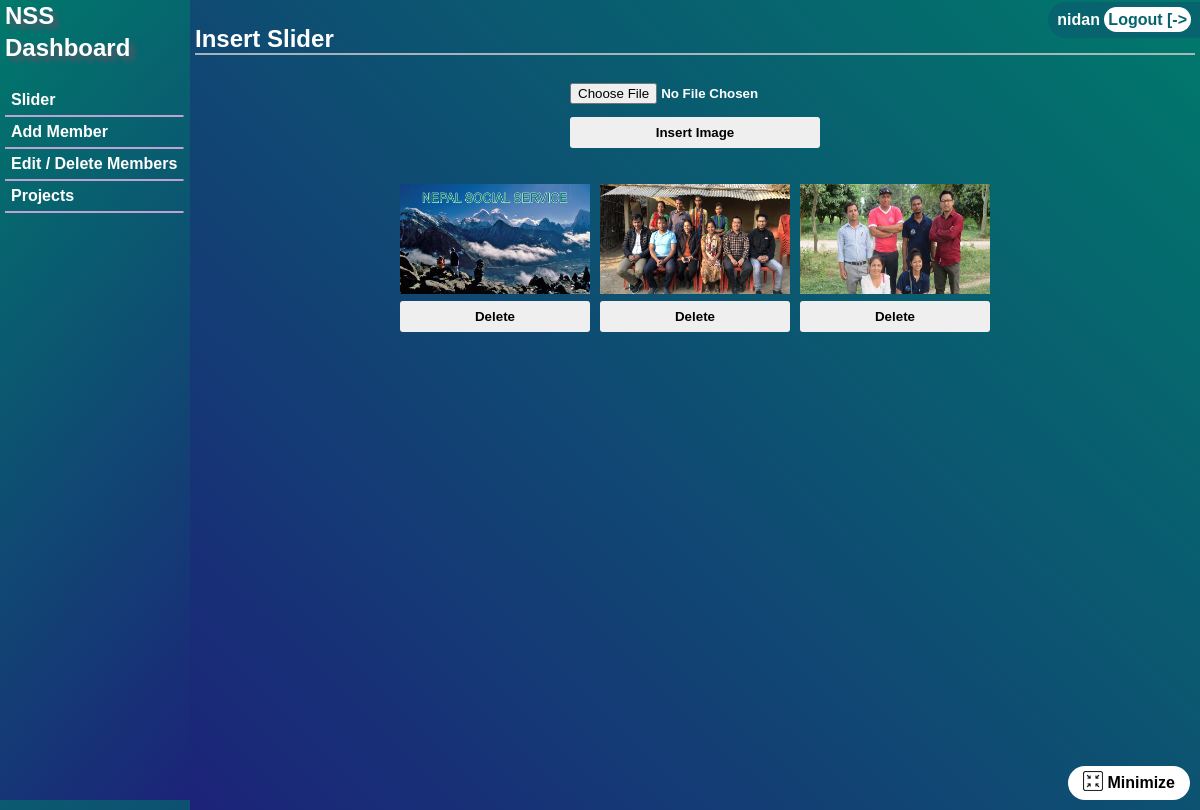
/admin/dash/slider.php (signed in), run on the app's committed database.
### tables this page shows
CREATE TABLE `tb_sliders` (
  `SN` int(200) NOT NULL,
  `Image` varchar(255) NOT NULL
);

### admin/dash/slider.php (the view, shortened to what this page needs)
<?php
  include "../connect.php";
  if(isset($_SESSION['username'])){
?>
<!DOCTYPE html>
<html lang="en" dir="ltr">
  <head>
    <link rel="stylesheet" href="dash.css" type="text/css">
  </head>
  <body>
    <a class="aminimize" href="../../index.php?min=1">
      <div class="minimize">
        <img src="img/mm.png" alt=""><span> Minimize</span>
      </div>
    </a>
    <?php include "header.php" ?>
    <section class="main-body">
      <h2 class="field-heading">Insert Slider</h2>
      <form action="slider.php" method="post" enctype="multipart/form-data" class="emp-ins">
        <div class="inp-fields">
          <input type="file" name="file" id="name" class="emp-ins-btn" required>
        </div>
        <input type="submit" name="Submit" value="Insert image" class="emp-ins-btn">
      </form>
      <div class="status-table">
          <?php
            $query = "SELECT * FROM tb_sliders";
            $res=$con->query($query);
            if ($res->num_rows==0) {
              echo "<div class='status-title'>no Images in slider</div>";
            }else{
          ?>
              <div class="status-cont">
              <?php
                while($row=$res->fetch_object()){
                  echo "<div class='status-icb'>";
                  echo "<img src='../../images/hero/".$row->Image."' width='190px' height='110px' />";
                  echo "<form action='slider.php' method='get'>
                        <button class='status-btn' name='oper_del' value='$row->SN'>Delete</button>
                        </form>";
                  echo "</div>";
                }
            }
              ?>
        </div>
      </div>
    </section>
  </body>
</html>
<?php
  }else{
      header("Location: ../login.php");
  }
?>

### admin/dash/dash.css (style rules this page uses)
body { margin: 0px; background: linear-gradient(-49deg,#1c2379,#00796B); font-family: arial; }
a { text-decoration: none; color: #fff; }
.main-body { height: 100vh; display: block; background: linear-gradient(44deg,#1c2379,#00796B); margin-left: 190px; color: #fff; padding: 5px; }
.emp-ins { margin: 0px auto; text-align: center; width: 900px; }
.inp-fields { margin: 5px; }
.field-heading { color: #fff; padding-bottom: 0px; border-bottom: 2px solid #cacacacf; }
.emp-ins-btn { border: none; border-radius: 3px; width: 250px; padding: 8px 4px; transition: .6s; font-weight: bold; cursor: pointer; text-transform: capitalize; }
.status-table { font-size: 1.2em; color: #fff; text-align: center; margin: 0px auto; display: block; }
.status-table > .status-cont { margin-top: 31px; display: -webkit-inline-box; }
.status-cont > .status-icb { width: auto; margin: 5px; }
.status-btn { display: block; border: none; border-radius: 3px; width: 190px; padding: 8px 4px; transition: .6s; font-weight: bold; cursor: pointer; margin: 2px 0px; }
.aminimize { text-decoration: none; color: #000; }
.minimize { position: absolute; background-color: #fff; border-radius: 20px; right: 10px; bottom: 10px; padding: 5px 15px; font-weight: bold; }
.minimize > img { width: 20px; }
.minimize > span { bottom: 3px; position: relative; }

### data on the page
tb_sliders: Image (picture), $row->SN 2 (drawn)
tb_sliders: Image (picture), $row->SN 3 (drawn)
tb_sliders: Image (picture), $row->SN 6 (drawn)

### other printed values
$userloggedin "nidan"
